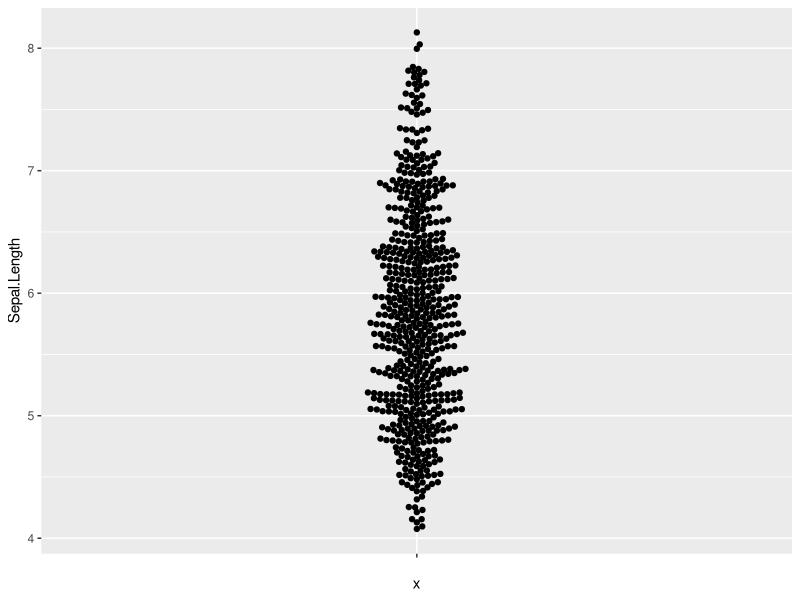
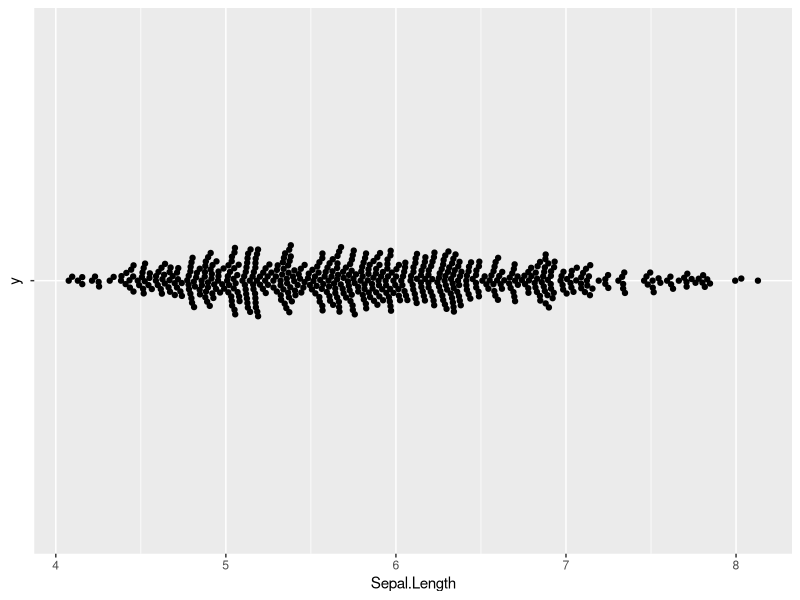
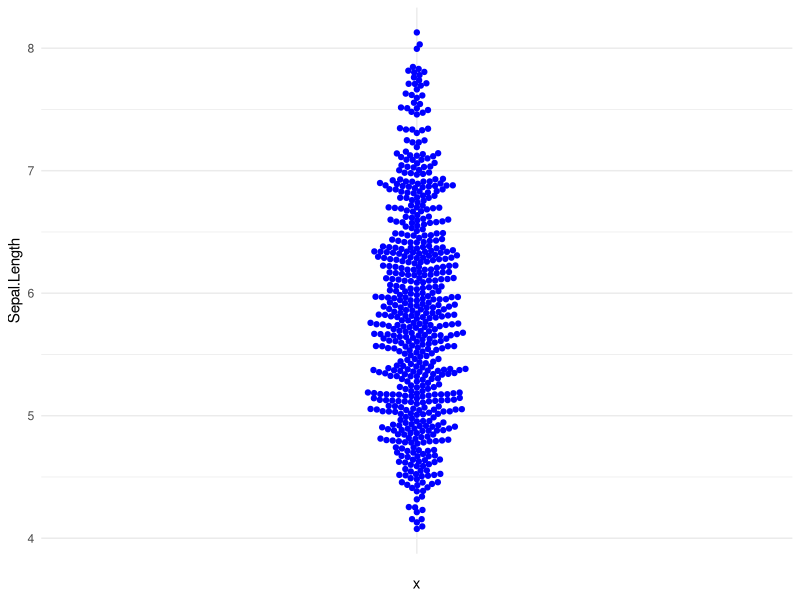
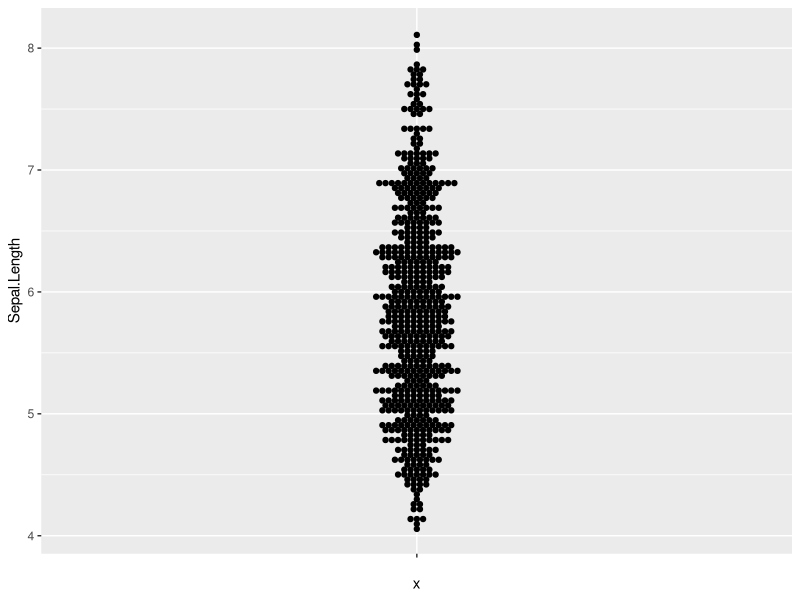

These figures' R source, in order: (Note: this script raises an error after producing the figures.)
## ---- chunk 1
knitr::opts_chunk$set( warning=FALSE, message=FALSE, fig.align='center')
## ---- chunk 2
# install.packages("ggbeeswarm")
library(ggbeeswarm)
library(ggplot2)
## ---- chunk 3
data(iris)
## ---- chunk 4
iris <- do.call(rbind, replicate(4, iris, simplify = FALSE))
iris$Sepal.Length <- iris$Sepal.Length + rnorm(nrow(iris), 0, 0.2)
## ---- chunk 5
ggplot(iris,aes(y=Sepal.Length,x='')) +
  geom_beeswarm()
## ---- chunk 6
ggplot(iris,aes(x=Sepal.Length,y='')) +
  geom_beeswarm()
## ---- chunk 7
ggplot(iris,aes(y=Sepal.Length,x='')) +
  geom_beeswarm(color='blue') +
  theme_minimal()
## ---- chunk 8
ggplot(iris,aes(y=Sepal.Length,x='')) +
  geom_beeswarm(method='center')
## ---- chunk 9
htmltools::includeHTML("htmlChunkRelatedDistribution.html")
